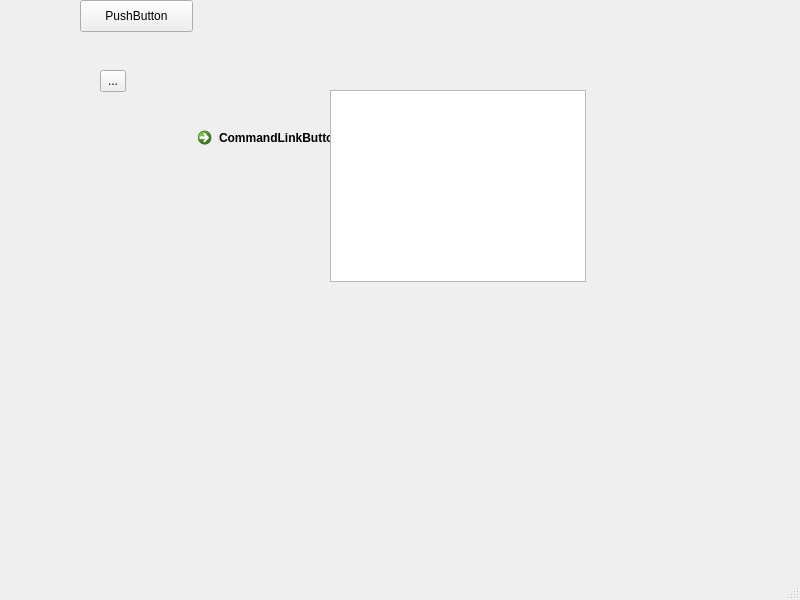
<?xml version="1.0" encoding="UTF-8"?>
<ui version="4.0">
 <class>MainWindow</class>
 <widget class="QMainWindow" name="MainWindow">
  <property name="geometry">
   <rect>
    <x>0</x>
    <y>0</y>
    <width>800</width>
    <height>600</height>
   </rect>
  </property>
  <property name="windowTitle">
   <string>MainWindow</string>
  </property>
  <widget class="QWidget" name="centralwidget">
   <widget class="QPushButton" name="pushButton">
    <property name="geometry">
     <rect>
      <x>80</x>
      <y>0</y>
      <width>113</width>
      <height>32</height>
     </rect>
    </property>
    <property name="text">
     <string>PushButton</string>
    </property>
   </widget>
   <widget class="QToolButton" name="toolButton">
    <property name="geometry">
     <rect>
      <x>100</x>
      <y>70</y>
      <width>26</width>
      <height>22</height>
     </rect>
    </property>
    <property name="text">
     <string>...</string>
    </property>
   </widget>
   <widget class="QCommandLinkButton" name="commandLinkButton">
    <property name="geometry">
     <rect>
      <x>190</x>
      <y>120</y>
      <width>193</width>
      <height>41</height>
     </rect>
    </property>
    <property name="text">
     <string>CommandLinkButton</string>
    </property>
   </widget>
   <widget class="QListWidget" name="listWidget">
    <property name="geometry">
     <rect>
      <x>330</x>
      <y>90</y>
      <width>256</width>
      <height>192</height>
     </rect>
    </property>
   </widget>
  </widget>
  <widget class="QMenuBar" name="menubar">
   <property name="geometry">
    <rect>
     <x>0</x>
     <y>0</y>
     <width>800</width>
     <height>24</height>
    </rect>
   </property>
  </widget>
  <widget class="QStatusBar" name="statusbar"/>
 </widget>
 <resources/>
 <connections/>
</ui>
